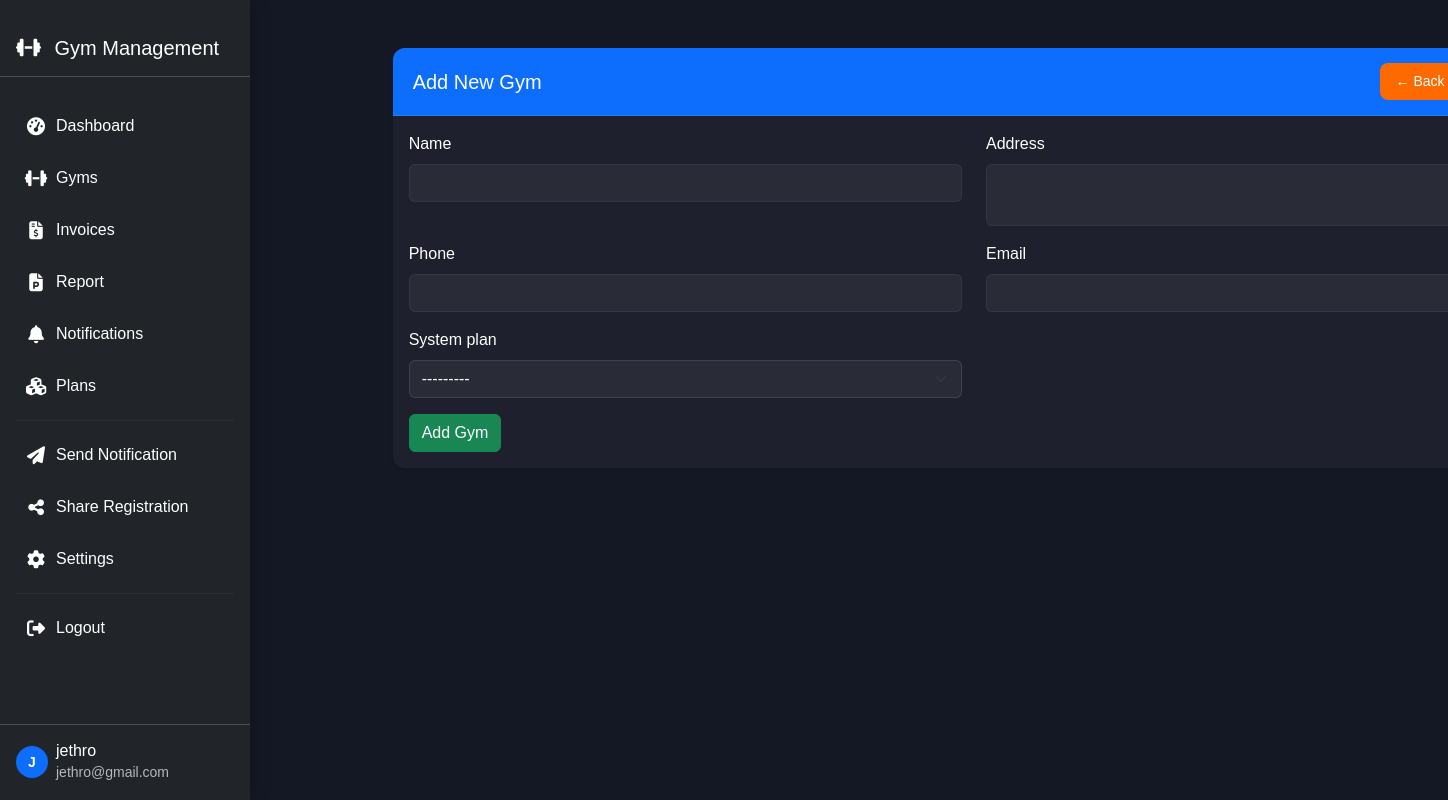
Screenshot of /system/gyms/add/ (signed in) with the database file from the repository.
### core/models.py (models this page shows, shortened)
class User(AbstractUser):
    ROLE_CHOICES = (
        ('gym_owner', 'Gym Owner'),
        ('system_admin', 'System Admin'),
    )
    role = models.CharField(max_length=20, choices=ROLE_CHOICES)
    phone = models.CharField(max_length=15, blank=True, null=True)
    is_approved = models.BooleanField(default=False)

### system/views.py (the view)
# urls.py: path('gyms/add/', views.add_gym, name='add_gym'),
@login_required
def add_gym(request):
    if request.user.role != 'system_admin':
        return redirect('home')
    if request.method == 'POST':
        form = GymForm(request.POST, user=request.user)
        if form.is_valid():
            gym = form.save(commit=False)
            gym.owner = request.user  # or assign to another user if needed
            gym.is_active = True
            gym.is_approved = True
            gym.save()
            messages.success(request, 'Gym added successfully!')
            return redirect('gym_list')
    else:
        form = GymForm(user=request.user)
    return render(request, 'system/add_gym.html', {'form': form})

### core/forms.py
class GymForm(forms.ModelForm):
    class Meta:
        model = Gym
        fields = ['name', 'address', 'phone', 'email', 'system_plan']
        widgets = {
            'name': forms.TextInput(attrs={'class': 'form-control'}),
            'address': forms.Textarea(attrs={'class': 'form-control', 'rows': 2}),
            'phone': forms.TextInput(attrs={'class': 'form-control'}),
            'email': forms.EmailInput(attrs={'class': 'form-control'}),
            'system_plan': forms.Select(attrs={'class': 'form-select'}),
        }
    def __init__(self, *args, **kwargs):
        user = kwargs.pop('user', None)
        super().__init__(*args, **kwargs)
        if user and user.role == 'gym_owner':
            self.fields['system_plan'].queryset = SystemPlan.objects.all()

### core/models.py (called while the page is built)
    def __str__(self):
        return f"{self.name} ({self.plan_type})"

### templates/system/add_gym.html (shortened to what this page needs)
{% extends 'base.html' %}
{% load static %}
{% block content %}
{% include 'partials/sidebar_system.html' %}
<div class="container-fluid mt-4" style="margin-left: 250px;">
    <div class="row">
        <div class="col-md-10 offset-md-1">
            <div class="card shadow-sm">
                <div class="card-header bg-primary text-white d-flex justify-content-between align-items-center">
                    <h5 class="mb-0">Add New Gym</h5>
                    <a href="{% url 'gym_list' %}" class="btn btn-primary btn-sm">← Back to Gym List</a>
                </div>
                <div class="card-body">
                    <form method="POST" novalidate>
                        <div class="row">
                            {% for field in form %}
                                <div class="mb-3 col-md-6">
                                    <label class="form-label">{{ field.label }}</label>
                                    {{ field }}
                                </div>
                            {% endfor %}
                        </div>
                        <button type="submit" class="btn btn-success">Add Gym</button>
                    </form>
                </div>
            </div>
        </div>
    </div>
</div>
{% endblock %}

### templates/partials/sidebar_system.html (shortened to what this page needs)
{% load core_tags %}
<nav class="sidebar bg-dark" id="sidebarMenu">
    <div class="sidebar-header p-3">
        <div class="d-flex align-items-center">
            <div class="sidebar-brand">
                <h5 class="text-white mb-0">
                    <i class="fas fa-dumbbell me-2"></i>
                    Gym Management
                </h5>
            </div>
        </div>
    </div>
    <div class="sidebar-content">
        <ul class="nav flex-column">
            <li class="nav-item">
                <a class="nav-link {% if request.resolver_match.url_name == 'dashboard' %}active{% endif %}"
                   href="{% url 'system_dashboard' %}">
                    <i class="fas fa-tachometer-alt me-2"></i>
                    Dashboard
                </a>
            </li>
            <li class="nav-item">
                <a class="nav-link {% if request.resolver_match.url_name == 'gym_list' %}active{% endif %}"
                   href="{% url 'gym_list' %}">
                    <i class="fas fa-dumbbell me-2"></i>
                    Gyms
                </a>
            </li>
            <li class="nav-item">
                <a class="nav-link {% if request.resolver_match.url_name == 'invoice_list' %}active{% endif %}"
                   href="{% url 'invoice_list' %}">
                    <i class="fas fa-file-invoice-dollar me-2"></i>
                    Invoices
                </a>
            </li>
            <li class="nav-item">
                <a class="nav-link {% if request.resolver_match.url_name == 'report' %}active{% endif %}"
                   href="{% url 'report' %}">
                    <i class="fas far fa-file-powerpoint me-2"></i>
                    Report
                </a>
            </li>
            <li class="nav-item">
                <a class="nav-link {% if request.resolver_match.url_name == 'notifications' %}active{% endif %}"
                   href="{% url 'notifications' %}">
                    <i class="fas fa-bell me-2"></i>
                    Notifications
                </a>
            </li>
            <li class="nav-item">
                <a class="nav-link {% if request.resolver_match.url_name == 'manage_plans' %}active{% endif %}"
                   href="{% url 'manage_plans' %}">
                    <i class="fas fa-cubes me-2"></i>
                    Plans
                </a>
            </li>
            <hr class="sidebar-divider">
            <li class="nav-item">
                <a class="nav-link {% if request.resolver_match.url_name == 'send_notification' %}active{% endif %}"
                   href="{% url 'send_notification' %}">
                    <i class="fas fa-paper-plane me-2"></i>
                    Send Notification
                </a>
            </li>
            <li class="nav-item">
                <a class="nav-link {% if request.resolver_match.url_name == 'share_registration_link' %}active{% endif %}"
                   href="{% url 'share_registration_link' %}">
                    <i class="fas fa-share-alt me-2"></i>
                    Share Registration
                </a>
            </li>
            <li class="nav-item">
                <a class="nav-link {% if request.resolver_match.url_name == 'system_settings' %}active{% endif %}"
                   href="{% url 'system_settings' %}">
                    <i class="fas fa-cog me-2"></i>
                    Settings
                </a>
            </li>
            <hr class="sidebar-divider">
            <li class="nav-item">
                <a class="nav-link" href="{% url 'logout' %}">
                    <i class="fas fa-sign-out-alt me-2"></i>
                    Logout
                </a>
            </li>
        </ul>
    </div>
    <div class="sidebar-footer p-3 mt-auto">
        <div class="d-flex align-items-center">
            <div class="avatar-sm me-2">
                <span class="avatar-title rounded-circle bg-primary">
                    {{ user.username|first|upper }}
                </span>
            </div>
            <div class="flex-grow-1">
                <h6 class="text-white mb-0">{{ user.username }}</h6>
                <small class="text-muted">{{ user.email }}</small>
            </div>
        </div>
    </div>
</nav>

### static/css/styles.css (style rules this page uses)
:root { --bg-main: #141824; --bg-card: #1E212D; --primary: #FF6A00; --accent: #F9A826; --success: #28C76F; --error: #EA5455; --text: #EAEAEA; --text-secondary: #B4B7BD; --text-contrast: #FFFFFF; }
body { background-color: var(--bg-main); color: var(--text-contrast); font-family: 'Poppins', sans-serif; min-height: 100vh; }
h1, h2, h3, h4, h5, h6, p, label, th, td, .form-control, .form-label, .btn, .card-title, .card-text, .list-group-item, .nav-link { color: var(--text-contrast) !important; }
.text-muted { color: var(--text-secondary) !important; }
.card { background-color: var(--bg-card); border-radius: 12px; border: none; box-shadow: 0 4px 20px rgba(0, 0, 0, 0.1); margin-bottom: 20px; transition: transform 0.3s, box-shadow 0.3s; }
.card-header { background-color: rgba(255, 255, 255, 0.05); border-bottom: 1px solid rgba(255, 255, 255, 0.1); padding: 15px 20px; border-radius: 12px 12px 0 0 !important; }
.btn-primary { background-color: var(--primary); border: none; padding: 8px 16px; border-radius: 8px; transition: all 0.3s; }
.form-control, .form-select { background-color: rgba(255, 255, 255, 0.05); border: 1px solid rgba(255, 255, 255, 0.1); color: var(--text-contrast) !important; }
.sidebar { background-color: var(--bg-card); height: 100vh; position: fixed; top: 0; left: 0; width: 250px; padding-top: 20px; z-index: 1000; box-shadow: 0 0 20px rgba(0, 0, 0, 0.2); }
.sidebar-header { padding: 0 20px 20px; border-bottom: 1px solid rgba(255, 255, 255, 0.1); margin-bottom: 15px; }
.sidebar .nav-link { color: var(--text-secondary); padding: 12px 20px; margin: 5px 10px; border-radius: 8px; transition: all 0.3s; display: flex; align-items: center; }
.sidebar .nav-link i { width: 24px; text-align: center; font-size: 18px; margin-right: 10px; }

### templates/partials/sidebar_system.html (style rules this page uses)
.sidebar { position: fixed; top: 0; left: 0; height: 100vh; width: 250px; z-index: 1000; transition: all 0.3s; display: flex; flex-direction: column; overflow: hidden; }
.sidebar-header { flex-shrink: 0; border-bottom: 1px solid #495057; }
.sidebar-content { flex: 1; overflow-y: auto; overflow-x: hidden; padding: 0.5rem 0; }
.sidebar .nav-link { color: #adb5bd; padding: 0.75rem 1rem; border-radius: 0.375rem; margin: 0.125rem 0.5rem; transition: all 0.15s ease-in-out; white-space: nowrap; }
.sidebar-divider { border-color: #495057; margin: 0.5rem 1rem; }
.sidebar-footer { flex-shrink: 0; border-top: 1px solid #495057; }
.avatar-title { width: 32px; height: 32px; display: flex; align-items: center; justify-content: center; font-size: 14px; font-weight: 600; }

### rows the page displays
User: username|first "J", username "jethro", email "jethro@gmail.com"

### other values shown
{{ field.label }} "Name" "Address" "Phone" "Email" "System plan"
